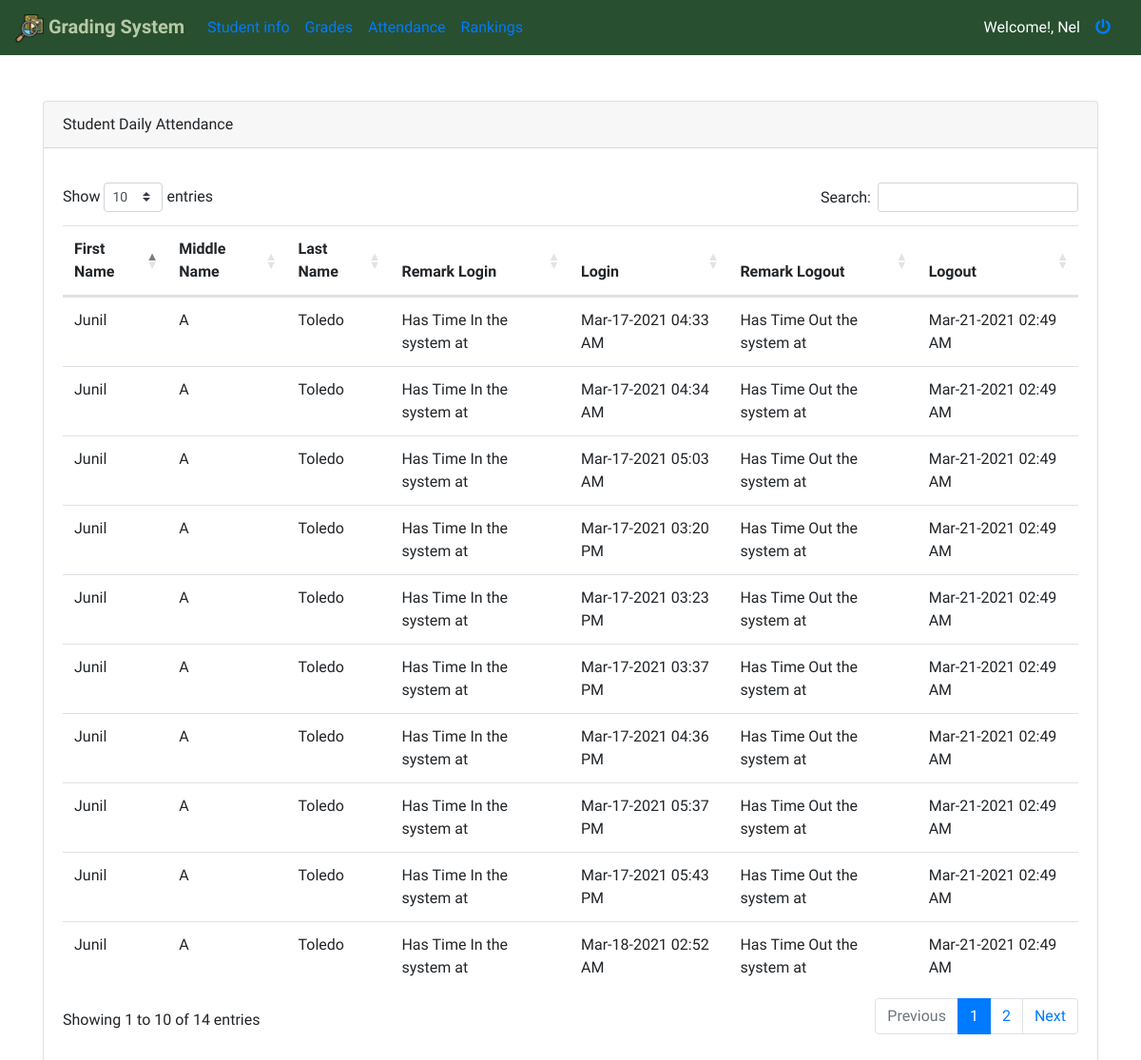
The app's page /Dashboard/attendance.php (signed in) with its own data.
### tables this page shows
CREATE TABLE `tbl_attendance` (
  `attendance_id` int(11) NOT NULL,
  `first_name` varchar(255) DEFAULT NULL,
  `middle_name` varchar(255) DEFAULT NULL,
  `last_name` varchar(255) DEFAULT NULL,
  `user_name` varchar(255) DEFAULT NULL,
  `login_from` varchar(255) DEFAULT NULL,
  `remark_login` varchar(255) DEFAULT NULL,
  `logout_to` varchar(255) DEFAULT NULL,
  `remark_logout` varchar(255) DEFAULT NULL
);

### config/class/student-gradingstatus.php (called while the page is built, shortened)
<?php
	class Student_status {
	    public function fetch_studattendance($student_no) {
	        global $db;
	        $query = $db->prepare("SELECT * FROM tbl_Attendance WHERE user_name=?");
	        $query->execute(array($student_no));
	        return $query->fetchAll();
	    }
	}
?>

### Dashboard/attendance.php (the view, shortened to what this page needs)
<?php
    include_once('../config/class/student-gradingstatus.php');
  if(!isset($_SESSION['logged_in']))
    {
       header("location:../index.php");
    }else{
    $student_stat = new Student_status();
    $student_no = trim($_SESSION['student_no']);
    $stud_atdnce = $student_stat->fetch_studattendance($student_no);
?>
<?php include_once('../header/main-head.php');?>
<body><br><Br>
    <div class="container">
        <div class="row">
            <div class="col-12">
                <div class="card">
                    <div class="card-header">
                        Student Daily Attendance
                    </div>
                    <div class="card-body">
                        <p class="card-text">
                        <div style="overflow-x:auto;">
                            <table class="table table-colored table-centered table-inverse m-0" id="dataTable_attendance" width="100%" cellspacing="0">
                                <thead>
                                    <tr>
                                        <th scope="col">First Name</th>
                                        <th scope="col">Middle Name</th>
                                        <th scope="col">Last Name</th>
                                        <th scope="col">Remark Login</th>
                                        <th scope="col">Login</th>
                                        <th scope="col">Remark Logout</th>
                                        <th scope="col">Logout</th>
                                    </tr>
                                </thead>
                                <tbody>
                                  <?php
                                    foreach($stud_atdnce as $student){ ?>
                                    <tr>
                                        <td><?= ucfirst(htmlentities($student['first_name'])); ?></td>
                                        <td><?= ucfirst(htmlentities($student['middle_name'])); ?></td>
                                        <td><?= ucfirst(htmlentities($student['last_name'])); ?></td>
                                        <td><?= ucfirst(htmlentities($student['remark_login'])); ?></td>
                                        <td><?= ucfirst(htmlentities($student['login_from'])); ?></td>
                                        <td><?= ucfirst(htmlentities($student['remark_logout'])); ?></td>
                                        <td><?= ucfirst(htmlentities($student['logout_to'])); ?></td>
                                        <?php }
                                       ?>
                                </tbody>
                            </table>
                        </div>
                        </p>
                    </div>
                </div>
            </div>
        </div>
    </div>
    <?php } ?>
</body>
</html>

### header/main-head.php (style rules this page uses)
body { font-family: 'Teko', sans-serif; }

### records on screen
tbl_attendance: first_name "Junil", middle_name "A", last_name "Toledo", remark_login "Has Time In the system at", login_from "Mar-17-2021 04:33 AM", remark_logout "Has Time Out the system at", logout_to "Mar-21-2021 02:49 AM"
tbl_attendance: first_name "Junil", middle_name "A", last_name "Toledo", remark_login "Has Time In the system at", login_from "Mar-17-2021 04:34 AM", remark_logout "Has Time Out the system at", logout_to "Mar-21-2021 02:49 AM"
tbl_attendance: first_name "Junil", middle_name "A", last_name "Toledo", remark_login "Has Time In the system at", login_from "Mar-17-2021 05:03 AM", remark_logout "Has Time Out the system at", logout_to "Mar-21-2021 02:49 AM"
tbl_attendance: first_name "Junil", middle_name "A", last_name "Toledo", remark_login "Has Time In the system at", login_from "Mar-17-2021 03:20 PM", remark_logout "Has Time Out the system at", logout_to "Mar-21-2021 02:49 AM"
tbl_attendance: first_name "Junil", middle_name "A", last_name "Toledo", remark_login "Has Time In the system at", login_from "Mar-17-2021 03:23 PM", remark_logout "Has Time Out the system at", logout_to "Mar-21-2021 02:49 AM"
tbl_attendance: first_name "Junil", middle_name "A", last_name "Toledo", remark_login "Has Time In the system at", login_from "Mar-17-2021 03:37 PM", remark_logout "Has Time Out the system at", logout_to "Mar-21-2021 02:49 AM"
tbl_attendance: first_name "Junil", middle_name "A", last_name "Toledo", remark_login "Has Time In the system at", login_from "Mar-17-2021 04:36 PM", remark_logout "Has Time Out the system at", logout_to "Mar-21-2021 02:49 AM"
tbl_attendance: first_name "Junil", middle_name "A", last_name "Toledo", remark_login "Has Time In the system at", login_from "Mar-17-2021 05:37 PM", remark_logout "Has Time Out the system at", logout_to "Mar-21-2021 02:49 AM"
tbl_attendance: first_name "Junil", middle_name "A", last_name "Toledo", remark_login "Has Time In the system at", login_from "Mar-17-2021 05:43 PM", remark_logout "Has Time Out the system at", logout_to "Mar-21-2021 02:49 AM"
tbl_attendance: first_name "Junil", middle_name "A", last_name "Toledo", remark_login "Has Time In the system at", login_from "Mar-18-2021 02:52 AM", remark_logout "Has Time Out the system at", logout_to "Mar-21-2021 02:49 AM"

### other values on screen
$student_no "Nel"
